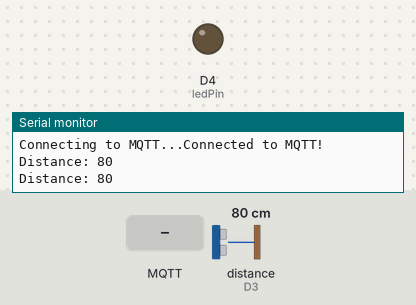
Simulated run of this sketch. Board: Arduino MKR. Shown: output pins drawn as LEDs (lit = HIGH), the last lines printed to the serial monitor. Wiring (inferred from the names in the program): ultrasonic range finder: trigger D2; echo D3. Dashed ring = blinking. The test bench sets the inputs (shaded band); at power-on: distance to the obstacle (sensor on D3) 80 cm. The echo pulse lasts 58.3 µs per cm; WiFi joins after 1.5 s; servers stay silent unless stated; no MQTT or app messages arrive unless stated; pins used as bus, display or sensor lines are not drawn.

Above: at 2.7 s.
2.8 s: distance to the obstacle (sensor on D3) set to 11 cm
4.7 s: distance to the obstacle (sensor on D3) set to 8 cm
At 5.9 s:
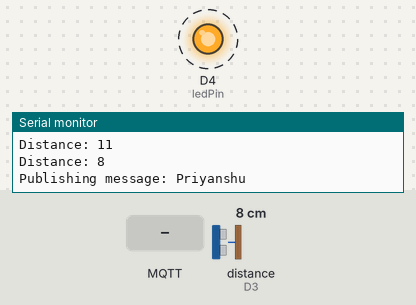
8.8 s: MQTT message "1" arrives on the first subscribed topic
At 12.1 s:
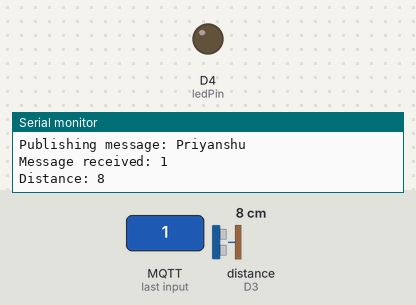
12.3 s: MQTT message "on" arrives on the first subscribed topic
At 12.67 s:
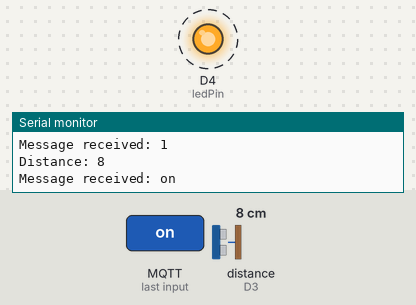
15.8 s: MQTT message "0" arrives on the first subscribed topic
At 18.8 s:
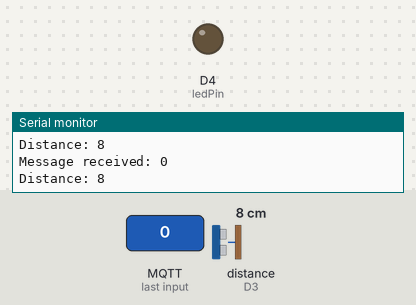
Timing chart, 0 to 20.3 s (numbered marks = the images above; inputs shaded):
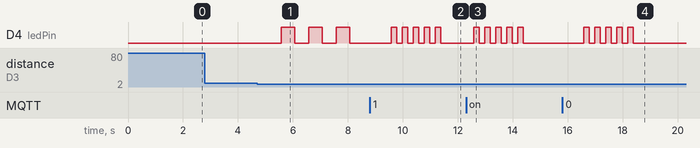

The sketch:

Task3.3DMQTT.ino
```cpp
#include <WiFiNINA.h>
#include <PubSubClient.h>

// WiFi credentials
const char* ssid = "OnePlus";
const char* password = "pt123456789";

// MQTT broker details
const char* mqtt_server = "t82fb668.ala.dedicated.aws.emqxcloud.com";
const int mqtt_port = 1883;
const char* mqtt_user = "priyanshu";    // MQTT Username
const char* mqtt_pass = "priyanshu";    // MQTT Password
const char* mqtt_topic_wave = "SIT210/wave";
const char* mqtt_topic_pat = "SIT210/pat";

// Ultrasonic sensor pins
const int trigPin = 2;
const int echoPin = 3;

// LED pin
const int ledPin = 4;

// Debounce variables
bool messageSent = false;
unsigned long lastDebounceTime = 0;
const long debounceDelay = 1000; // 1 second debounce delay

// WiFi and MQTT clients
WiFiClient wifiClient;
PubSubClient client(wifiClient);

void setup() {
  Serial.begin(9600);

  pinMode(trigPin, OUTPUT);
  pinMode(echoPin, INPUT);
  pinMode(ledPin, OUTPUT);

  connectWiFi();
  client.setServer(mqtt_server, mqtt_port);
  client.setCallback(callback);

  connectMQTT();
}

void loop() {
  if (!client.connected()) {
    Serial.println("MQTT Disconnected, reconnecting...");
    connectMQTT();
  }
  client.loop();

  // Send trigger pulse
  digitalWrite(trigPin, LOW);
  delayMicroseconds(2);
  digitalWrite(trigPin, HIGH);
  delayMicroseconds(10);
  digitalWrite(trigPin, LOW);

  // Read echo pulse
  long duration = pulseIn(echoPin, HIGH);
  long distance = (duration / 2) / 29.1; // it calculates distance of object based on the duration of echo pulse

  Serial.print("Distance: ");
  Serial.println(distance);

  // Only publish if the distance is less than 10 cm and not sent yet
  if (distance < 10 && distance > 0 && !messageSent) {
    unsigned long currentTime = millis();
    if (currentTime - lastDebounceTime > debounceDelay) {
      Serial.println("Publishing message: Priyanshu");
      client.publish(mqtt_topic_wave, "Priyanshu");

      // Flash LED 3 times for wave detection
      for (int i = 0; i < 3; i++) {
        digitalWrite(ledPin, HIGH);
        delay(500);
        digitalWrite(ledPin, LOW);
        delay(500);
      }

      messageSent = true;  // Mark message as sent
      lastDebounceTime = currentTime;  // Update the debounce time
    }
  } else if (distance >= 10 || distance == 0) {
    messageSent = false;  // it resets the message state if the distance is >= 10 cm or invalid
  }

  delay(1000);  // adds small delay to avoid spamming the Serial Monitor
}

void connectWiFi() {
  Serial.print("Connecting to WiFi...");
  WiFi.disconnect();  // it ensures the WiFi module is reset before connecting
  WiFi.begin(ssid, password);
  int attempts = 0;
  while (WiFi.status() != WL_CONNECTED) {
    delay(500);
    Serial.print(".");
    attempts++;
    if (attempts > 30) {  // Attempt for about 30 times and send message after that
      Serial.println("Failed to connect to WiFi. Check credentials or signal strength.");
      return;
    }
  }
  Serial.println("Connected to WiFi!");
}

void connectMQTT() {
  Serial.print("Connecting to MQTT...");
  while (!client.connected()) {
    if (client.connect("ArduinoClient", mqtt_user, mqtt_pass)) {
      Serial.println("Connected to MQTT!");
      client.subscribe(mqtt_topic_pat);  // Subscribe to the "pat" topic to make led blink differently
    } else {
      Serial.print("Failed, rc=");
      Serial.print(client.state());
      delay(2000);
    }
  }
}

void callback(char* topic, byte* payload, unsigned int length) {
  Serial.print("Message received: ");
  String message;
  for (int i = 0; i < length; i++) {
    Serial.print((char)payload[i]);
    message += (char)payload[i];
  }
  Serial.println();

  // Check if the received message is for the "pat" topic
  if (String(topic) == mqtt_topic_pat) {
    // Flash LED 5 times for "pat"
    for (int i = 0; i < 5; i++) {
      digitalWrite(ledPin, HIGH);
      delay(200);
      digitalWrite(ledPin, LOW);
      delay(200);
    }
  }
}
```

Measured:
- the behaviour switches between 10 and 9 cm on distance to the obstacle (sensor on D3) (found by bisection; images 0 and 1)
- after the input at 4.7 s, D4 (ledPin): alternates HIGH for 0.50 s and LOW for 0.50 s, starting after 0.87 s
- after the input at 8.8 s, D4 (ledPin): alternates HIGH for 0.20 s and LOW for 0.20 s, 10 changes in all, then stays LOW, starting after 0.77 s
- after the input at 12.3 s, D4 (ledPin): alternates HIGH for 0.20 s and LOW for 0.20 s, 10 changes in all, then stays LOW, starting after 0.27 s
- after the input at 15.8 s, D4 (ledPin): alternates HIGH for 0.20 s and LOW for 0.20 s, 10 changes in all, then stays LOW, starting after 0.77 s
